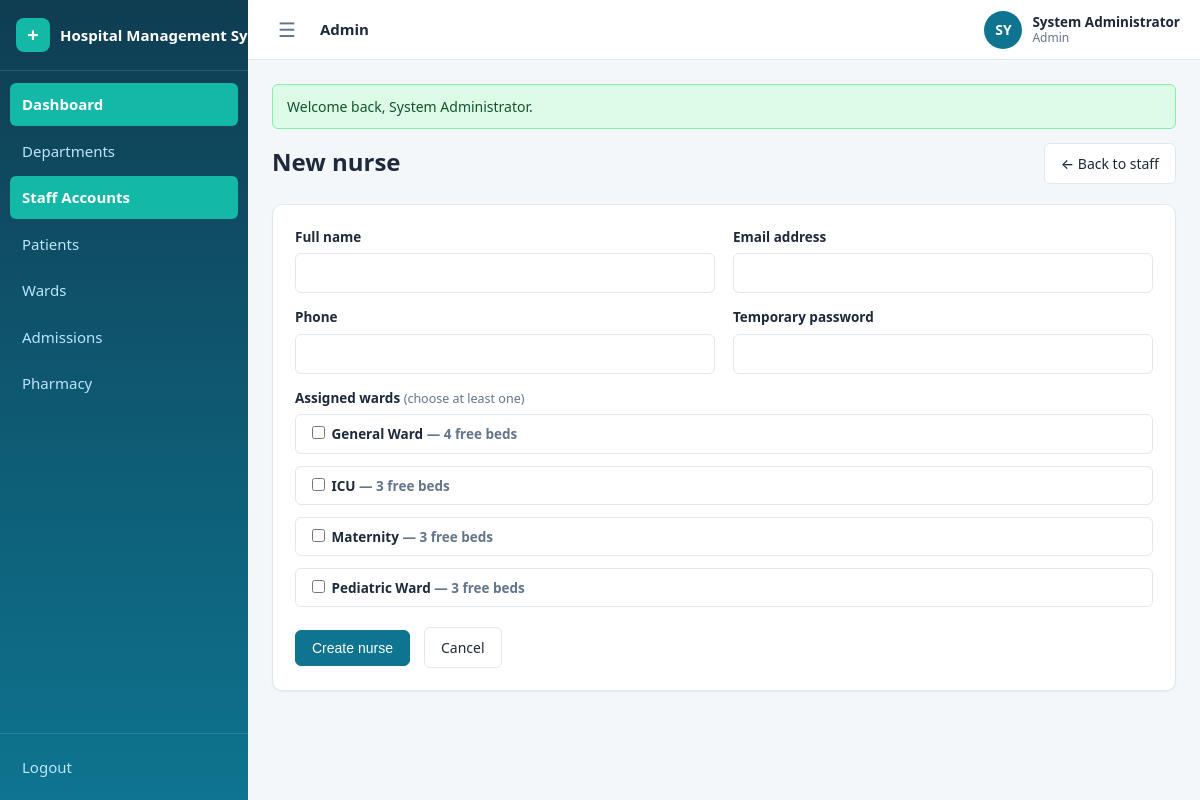
Page /admin/staff/nurses/create (signed in) on the committed database.
### tables this page shows
CREATE TABLE IF NOT EXISTS wards (
    id          INT UNSIGNED AUTO_INCREMENT PRIMARY KEY,
    name        VARCHAR(100) NOT NULL,
    description TEXT DEFAULT NULL,
    created_at  TIMESTAMP NOT NULL DEFAULT CURRENT_TIMESTAMP,
    updated_at  TIMESTAMP NOT NULL DEFAULT CURRENT_TIMESTAMP ON UPDATE CURRENT_TIMESTAMP,
    UNIQUE KEY uq_wards_name (name)
);

### config/helpers.php (called while the page is built, shortened)
<?php
function e($value): string
{
    return htmlspecialchars((string) $value, ENT_QUOTES, 'UTF-8');
}
function url(string $path = ''): string
{
    return BASE_URL . '/' . ltrim($path, '/');
}
function old(string $key, string $fallback = ''): string
{
    $value = $_SESSION['old'][$key] ?? $fallback;
    return e($value);
}
function render_partial(string $view, array $data = []): string
{
    extract($data, EXTR_SKIP);
    require APP_ROOT . '/views/' . $view . '.php';
    return ob_get_clean();
}
function view(string $view, array $data = [], string $layout = 'app'): void
{
    $content = render_partial($view, $data);
}

### controllers/StaffController.php (called while the page is built, shortened)
<?php
class StaffController
{
    public function nurseCreate(): void
    {
        view('admin/staff/nurse-create', [
            'wards' => Ward::all(),
        ]);
    }
}

### public/index.php (called while the page is built, shortened)
<?php
require_once __DIR__ . '/../config/config.php';
$method = $_SERVER['REQUEST_METHOD'];
$path   = '/' . trim($_GET['url'] ?? '', '/');
if ($path !== '/') {
    $path = rtrim($path, '/');
}
[$controllerClass, $action, $params] = dispatch($routes, $method, $path);
$controller = new $controllerClass();
call_user_func_array([$controller, $action], [$params]);
function dispatch(array $routes, string $method, string $path): array
{
    foreach ($routes[$method] ?? [] as $pattern => $handler) {
        $params = match_route($pattern, $path);
        if ($params !== null) {
            return [$handler[0], $handler[1], $params];
        }
    }
    exit;
}
function match_route(string $pattern, string $path): ?array
{
    $patternParts = explode('/', trim($pattern, '/'));
    $pathParts    = $path === '/' ? [''] : explode('/', trim($path, '/'));
    if (count($patternParts) !== count($pathParts)) {
        return null;
    }
    $params = [];
    foreach ($patternParts as $i => $segment) {
        if (strlen($segment) > 2 && $segment[0] === '{' && substr($segment, -1) === '}') {
            $key = substr($segment, 1, -1);
            $params[$key] = urldecode($pathParts[$i]);
        } elseif ($segment !== $pathParts[$i]) {
            return null;
        }
    }
    return $params;
}

### config/database.php (called while the page is built, shortened)
<?php
final class Database
{
    private static ?PDO $instance = null;
    public static function getInstance(): PDO
    {
        if (self::$instance === null) {
            $dsn = 'mysql:host=' . DB_HOST . ';port=' . DB_PORT . ';dbname=' . DB_NAME . ';charset=' . DB_CHARSET;
            try {
                self::$instance = new PDO($dsn, DB_USER, DB_PASS, [
                    PDO::ATTR_ERRMODE            => PDO::ERRMODE_EXCEPTION,
                    PDO::ATTR_DEFAULT_FETCH_MODE => PDO::FETCH_ASSOC,
                    PDO::ATTR_EMULATE_PREPARES   => false,
                ]);
            } catch (PDOException $e) {
                die('Database connection failed: ' . e($e->getMessage()));
            }
        }
        return self::$instance;
    }
}

### config/config.php (called while the page is built, shortened)
<?php
require_once APP_ROOT . '/config/database.php';
function db(): PDO
{
    return Database::getInstance();
}
require_once APP_ROOT . '/config/helpers.php';

### models/Ward.php (called while the page is built, shortened)
<?php
class Ward
{
    public static function all(): array
    {
        $stmt = db()->query(
            'SELECT w.*, COUNT(b.id) AS bed_count,
                    COALESCE(SUM(b.status = "occupied"), 0) AS occupied_count
             FROM wards w
             LEFT JOIN beds b ON b.ward_id = w.id
             GROUP BY w.id
             ORDER BY w.name'
        );
        return $stmt->fetchAll();
    }
}

### views/admin/staff/nurse-create.php (the view, shortened to what this page needs)
<div class="row">
    <h1 class="page-title grow">New nurse</h1>
    <a class="btn" href="<?= url('/admin/staff') ?>">&larr; Back to staff</a>
</div>
<div class="card mt">
    <form method="post" action="<?= url('/admin/staff/nurses/store') ?>">
        <div class="form-grid">
            <div class="form-group">
                <label for="name">Full name</label>
                <input type="text" id="name" name="name" value="<?= old('name') ?>" required>
            </div>
            <div class="form-group">
                <label for="email">Email address</label>
                <input type="email" id="email" name="email" value="<?= old('email') ?>" required>
            </div>
            <div class="form-group">
                <label for="phone">Phone</label>
                <input type="tel" id="phone" name="phone" value="<?= old('phone') ?>">
            </div>
            <div class="form-group">
                <label for="password">Temporary password</label>
                <input type="password" id="password" name="password" required minlength="8">
            </div>
        </div>
        <div class="form-group">
            <label>Assigned wards <span class="optional">(choose at least one)</span></label>
            <div class="check-list" id="wards">
                <?php foreach ($wards as $ward): ?>
                    <label class="check-item">
                        <input type="checkbox" name="wards[]" value="<?= (int) $ward['id'] ?>">
                        <?= e($ward['name']) ?>
                        <span class="text-muted">— <?= (int) $ward['bed_count'] - (int) $ward['occupied_count'] ?> free beds</span>
                    </label>
                <?php endforeach; ?>
            </div>
        </div>
        <div class="row">
            <button class="btn btn-primary" type="submit">Create nurse</button>
            <a class="btn" href="<?= url('/admin/staff') ?>">Cancel</a>
        </div>
    </form>
</div>

### public/assets/css/style.css (style rules this page uses)
:root { --primary: #0e7490; --primary-dark: #155e75; --primary-soft: #ecfeff; --teal: #14b8a6; --teal-dark: #0f766e; --bg: #f4f7f9; --surface: #ffffff; --border: #e2e8f0; --text: #1e293b; --text-muted: #64748b; --ok: #16a34a; --ok-soft: #dcfce7; --warn: #b45309; --warn-soft: #fef3c7; --danger: #dc2626; --danger-soft: #fee2e2; --info: #0369a1; --info-soft: #dbeafe; --radius: 10px; --radius-sm: 6px; --shadow-sm: 0 1px 2px rgba(15, 23, 42, .06); --shadow-md: 0 10px 24px rgba(15, 23, 42, .10); --font: 'Segoe UI', system-ui, -apple-system, sans-serif; --sidebar-w: 248px; --sidebar-coll: 76px; --header-h: 60px; }
* { box-sizing: border-box; }
html, body { margin: 0; padding: 0; font-family: var(--font); color: var(--text); background: var(--bg); font-size: 15px; line-height: 1.5; }
a { color: var(--primary); text-decoration: none; }
.text-muted { color: var(--text-muted); }
.app { display: flex; min-height: 100vh; }
.page-title { font-size: 24px; margin: 0 0 4px; }
.mt { margin-top: 20px; }
.card { background: var(--surface); border: 1px solid var(--border); border-radius: var(--radius); box-shadow: var(--shadow-sm); padding: 22px; }
.btn { display: inline-flex; align-items: center; justify-content: center; gap: 6px; padding: 9px 16px; border-radius: var(--radius-sm); border: 1px solid var(--border); background: var(--surface); color: var(--text); font-size: 14px; font-weight: 500; cursor: pointer; transition: background .15s, border-color .15s, box-shadow .15s; }
.btn-primary { background: var(--primary); border-color: var(--primary); color: #fff; }
.form-group { margin-bottom: 14px; }
.form-group label { display: block; font-size: 13.5px; font-weight: 600; margin-bottom: 6px; }
.optional { font-weight: 400; color: var(--text-muted); font-size: 12.5px; }
input[type="text"], input[type="email"], input[type="password"], input[type="date"], input[type="time"], input[type="tel"], input[type="search"], input[type="number"], select, textarea { width: 100%; padding: 9px 12px; border: 1px solid var(--border); border-radius: var(--radius-sm); font-size: 14.5px; font-family: var(--font); color: var(--text); background: var(--surface); transition: border-color .15s, box-shadow .15s; }
.form-grid { display: grid; grid-template-columns: 1fr 1fr; gap: 0 18px; }
.check-list { display: flex; flex-direction: column; gap: 6px; }
.check-item { display: flex; align-items: center; gap: 8px; border: 1px solid var(--border); border-radius: var(--radius-sm); padding: 8px 12px; background: var(--surface); cursor: pointer; }
.check-item input { width: auto; }
.row { display: flex; gap: 14px; align-items: center; flex-wrap: wrap; }
.row .grow { flex: 1; }

### rows in the picture
wards: name "General Ward", occupied_count "4"
wards: name "ICU", occupied_count "3"
wards: name "Maternity", occupied_count "3"
wards: name "Pediatric Ward", occupied_count "3"

### other values in the picture
APP_NAME "Hospital Management…"
$label "Dashboard"
$label "Departments"
$label "Staff Accounts"
$label "Patients"
$label "Wards"
$label "Admissions"
$label "Pharmacy"
$roleLabel "Admin"
$initials "SY"
$user['name'] "System Administrator"
$flash['message'] "Welcome back, System Administrator."
